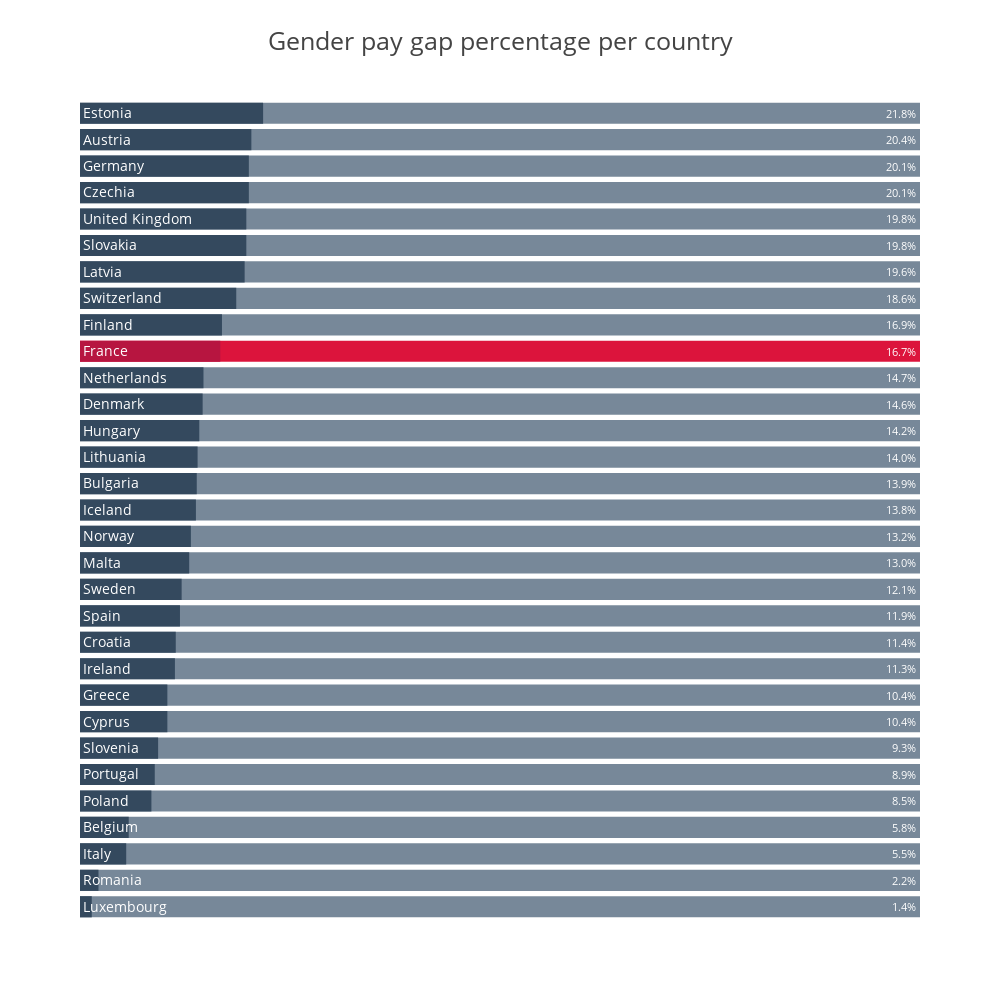

Source (notebook cell):
### Code cell
x = inputed_data['COUNTRY']
y = inputed_data['GENDER_PAY_GAP']

colors = ['lightslategray',] * NB_COUNTRIES # Number of Countries/Bars
colors[FRANCE_IDX] = 'crimson' 

colors_val = ["rgb(52, 73, 94)"] * NB_COUNTRIES
colors_val[FRANCE_IDX] = 'rgb(183, 21, 64)' 

fig = go.Figure(
        go.Bar(
            x=[100]* NB_COUNTRIES,
            y=x,
            marker_color=colors,
            text= pd.Series( list(map(lambda value : str(value)+"%", y)) ),
            textposition="inside",
            textfont=dict(color="white"),
            orientation="h"
        )
)

fig.add_trace(
    go.Bar(
        x=y,
        y=x,
        orientation="h",
        marker_color=colors_val
    )
)
fig.update_layout(title='Gender pay gap percentage per country', barmode="overlay", showlegend=False, template="presentation")

fig.update_yaxes(
    tickmode="array",
    categoryorder="total ascending",
    tickvals=x,
    ticktext=x,
    ticklabelposition="inside",
    tickfont=dict(color="white", size=14)
)
fig.update_xaxes(range=[0, 100], visible=False)

fig.update_layout(
    autosize=False,
    width=1000,
    height=1000
)

fig.show()

### Figure 1 — Plotly figure (JSON) as saved in the notebook; plotly's stock layout.template omitted (floating-point values rounded to 4 significant figures)
{"data": [{"marker": {"color": ["lightslategray", "lightslategray", "lightslategray", "lightslategray", "lightslategray", "lightslategray", "lightslategray", "lightslategray", "lightslategray", "lightslategray", "lightslategray", "lightslategray", "crimson", "lightslategray", "lightslategray", "lightslategray", "lightslategray", "lightslategray", "lightslategray", "lightslategray", "lightslategray", "lightslategray", "lightslategray", "lightslategray", "lightslategray", "lightslategray", "lightslategray", "lightslategray", "lightslategray", "lightslategray", "lightslategray"]}, "orientation": "h", "text": ["20.4%", "5.8%", "13.9%", "18.6%", "10.4%", "20.1%", "20.1%", "14.6%", "21.8%", "10.4%", "11.9%", "16.9%", "16.7%", "11.4%", "14.2%", "11.3%", "13.8%", "5.5%", "14.0%", "1.4%", "19.6%", "13.0%", "14.7%", "13.2%", "8.5%", "8.9%", "2.2%", "12.1%", "9.3%", "19.8%", "19.8%"], "textfont": {"color": "white"}, "textposition": "inside", "type": "bar", "x": [100, 100, 100, 100, 100, 100, 100, 100, 100, 100, 100, 100, 100, 100, 100, 100, 100, 100, 100, 100, 100, 100, 100, 100, 100, 100, 100, 100, 100, 100, 100], "y": ["Austria", "Belgium", "Bulgaria", "Switzerland", "Cyprus", "Czechia", "Germany", "Denmark", "Estonia", "Greece", "Spain", "Finland", "France", "Croatia", "Hungary", "Ireland", "Iceland", "Italy", "Lithuania", "Luxembourg", "Latvia", "Malta", "Netherlands", "Norway", "Poland", "Portugal", "Romania", "Sweden", "Slovenia", "Slovakia", "United Kingdom"]}, {"marker": {"color": ["rgb(52, 73, 94)", "rgb(52, 73, 94)", "rgb(52, 73, 94)", "rgb(52, 73, 94)", "rgb(52, 73, 94)", "rgb(52, 73, 94)", "rgb(52, 73, 94)", "rgb(52, 73, 94)", "rgb(52, 73, 94)", "rgb(52, 73, 94)", "rgb(52, 73, 94)", "rgb(52, 73, 94)", "rgb(183, 21, 64)", "rgb(52, 73, 94)", "rgb(52, 73, 94)", "rgb(52, 73, 94)", "rgb(52, 73, 94)", "rgb(52, 73, 94)", "rgb(52, 73, 94)", "rgb(52, 73, 94)", "rgb(52, 73, 94)", "rgb(52, 73, 94)", "rgb(52, 73, 94)", "rgb(52, 73, 94)", "rgb(52, 73, 94)", "rgb(52, 73, 94)", "rgb(52, 73, 94)", "rgb(52, 73, 94)", "rgb(52, 73, 94)", "rgb(52, 73, 94)", "rgb(52, 73, 94)"]}, "orientation": "h", "type": "bar", "x": [20.4, 5.8, 13.9, 18.6, 10.4, 20.1, 20.1, 14.6, 21.8, 10.4, 11.9, 16.9, 16.7, 11.4, 14.2, 11.3, 13.8, 5.5, 14, 1.4, 19.6, 13, 14.7, 13.2, 8.5, 8.9, 2.2, 12.1, 9.3, 19.8, 19.8], "y": ["Austria", "Belgium", "Bulgaria", "Switzerland", "Cyprus", "Czechia", "Germany", "Denmark", "Estonia", "Greece", "Spain", "Finland", "France", "Croatia", "Hungary", "Ireland", "Iceland", "Italy", "Lithuania", "Luxembourg", "Latvia", "Malta", "Netherlands", "Norway", "Poland", "Portugal", "Romania", "Sweden", "Slovenia", "Slovakia", "United Kingdom"]}], "layout": {"autosize": false, "barmode": "overlay", "height": 1000, "showlegend": false, "title": {"text": "Gender pay gap percentage per country"}, "width": 1000, "xaxis": {"range": [0, 100], "visible": false}, "yaxis": {"categoryorder": "total ascending", "tickfont": {"color": "white", "size": 14}, "ticklabelposition": "inside", "tickmode": "array", "ticktext": ["Austria", "Belgium", "Bulgaria", "Switzerland", "Cyprus", "Czechia", "Germany", "Denmark", "Estonia", "Greece", "Spain", "Finland", "France", "Croatia", "Hungary", "Ireland", "Iceland", "Italy", "Lithuania", "Luxembourg", "Latvia", "Malta", "Netherlands", "Norway", "Poland", "Portugal", "Romania", "Sweden", "Slovenia", "Slovakia", "United Kingdom"], "tickvals": ["Austria", "Belgium", "Bulgaria", "Switzerland", "Cyprus", "Czechia", "Germany", "Denmark", "Estonia", "Greece", "Spain", "Finland", "France", "Croatia", "Hungary", "Ireland", "Iceland", "Italy", "Lithuania", "Luxembourg", "Latvia", "Malta", "Netherlands", "Norway", "Poland", "Portugal", "Romania", "Sweden", "Slovenia", "Slovakia", "United Kingdom"]}}}
